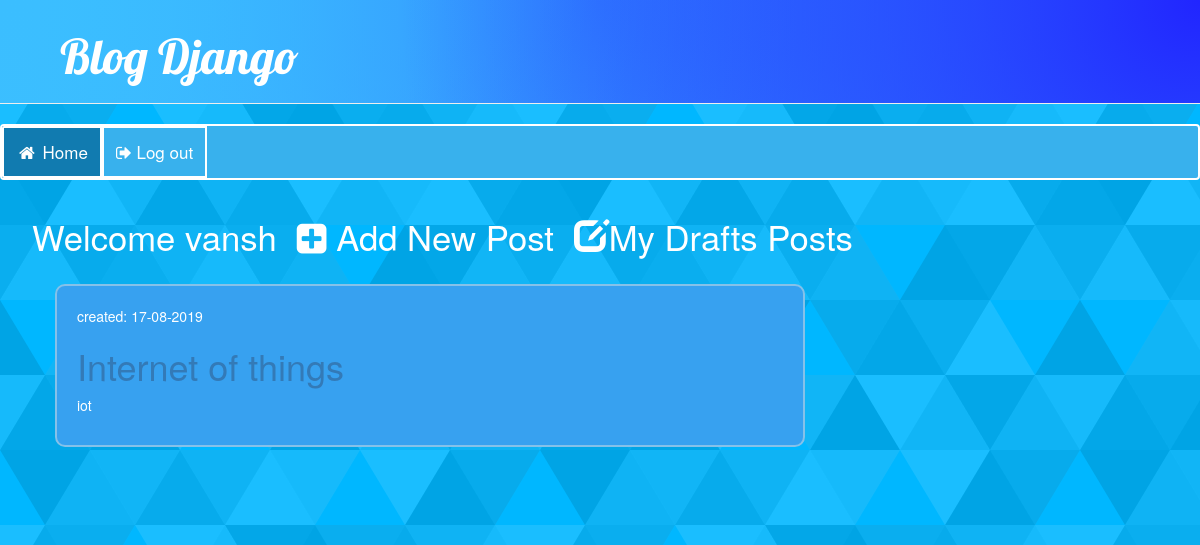
Page /drafts/ (signed in) on the committed database.
### blog/models.py (models this page shows, shortened)
class Post(models.Model):
    author = models.ForeignKey(settings.AUTH_USER_MODEL , on_delete=models.CASCADE)
    title = models.CharField(max_length=50)
    text = models.TextField(max_length=1000)
    created_date = models.DateTimeField(default=timezone.now)
    published_date = models.DateTimeField(blank=True , null=True)

### blog/views.py (the view)
# urls.py: path('drafts/', views.post_draft_list, name='post_draft_list'),
@login_required
def post_draft_list(request):
    posts = Post.objects.filter(published_date__isnull=True).order_by('created_date')
    return render(request , 'blog/post_draft_list.html' , {'posts' : posts})

### blog/templates/blog/post_draft_list.html
{% extends 'blog/base.html' %}
{% block content %}
    {% for post in posts %}
        <div class="post">
            <p class="date">created: {{ post.created_date|date:'d-m-Y' }}</p>
            <h1><a href="{% url 'post_detail' pk=post.pk %}">{{ post.title }}</a></h1>
            <p>{{ post.text|truncatechars:200 }}</p>
        </div>
    {% endfor %}
{% endblock %}

### blog/templates/blog/base.html (shortened to what this page needs)
{% load static %}
<html>
    <head>
        <link rel="stylesheet" href="//maxcdn.bootstrapcdn.com/bootstrap/3.2.0/css/bootstrap.min.css">
        <link rel="stylesheet" href="//maxcdn.bootstrapcdn.com/bootstrap/3.2.0/css/bootstrap-theme.min.css">
        <link rel="stylesheet" href="{% static 'css/blogdesign.css' %}">
    </head>
    <body>
    <div class="page-header">
    <h1><a href="/">Blog Django</a></h1>
</div>
<link rel="stylesheet" href="https://cdnjs.cloudflare.com/ajax/libs/font-awesome/4.7.0/css/font-awesome.min.css">
<div class="navbar">
  <a class="active" href="/"><i class="fa fa-fw fa-home"></i> Home</a>
    {% if user.is_authenticated %}
    <a href="{% url 'logout' %}" > <i class="fa fa-sign-out"></i> Log out</a>
    {% else %}
    <a href="{% url 'login' %}"><i class="fa fa-fw fa-user"></i> Login</a>
    {% endif %}
</div>
    <div class="intro">
{% if user.is_authenticated %}
        <a href="{% url 'post_draft_list' %}" class="top-menu"><span class="glyphicon glyphicon-edit"></span>My Drafts Posts</a>
        <a href="{% url 'post_new' %}" class="top-menu"><span class="fa fa-plus-square"></span> Add New Post</a>
        <p class="top-menu">Welcome {{user.username }}</p>
    {% endif %}
    </div>
<div class="content container">
    <div class="row">
        <div class="col-md-8">
            {% block content %}
            {% endblock %}
        </div>
    </div>
</div>
    </body>
</html>

### blog/static/css/blogdesign.css (style rules this page uses)
body { background-color: #00b7ff; }
.page-header { margin-top: 0; padding: 10px 10px 10px 60px; font-family: 'Lobster', cursive; background-color: #3dc2ff; background-attachment: fixed; background-size: cover; }
.page-header h1, .page-header h1 a, .page-header h1 a:visited, .page-header h1 a:active { color: #ffffff; font-size: 36pt; text-decoration: none; }
.content { margin-left: 40px; }
.date { color: #ffffff; }
.top-menu, .top-menu:hover, .top-menu:visited { color: #ffffff; float: right; font-size: 26pt; margin-right: 20px; text-decoration:none; }
.post { margin-bottom: 70px; background-color: #37A1F0 ; border-radius: 10px; border: 2px solid #85C1E9 ; padding: 20px; color: #ffffff; }
.navbar { width: 100%; background-color: #38B1ED ; overflow: auto; border: 2px solid white; }
.navbar a { float: left; text-align: center; padding: 12px; color: white; text-decoration: none; font-size: 17px; border: 2px solid white; }
.active { background-color: #117BB0; }
.intro { float: left; padding: 12px; margin-left: 20px; }

### rows in the picture
Post: created_date "17-08-2019", title "Internet of things", text "iot"

### other values in the picture
{{ user.username }} "vansh"
